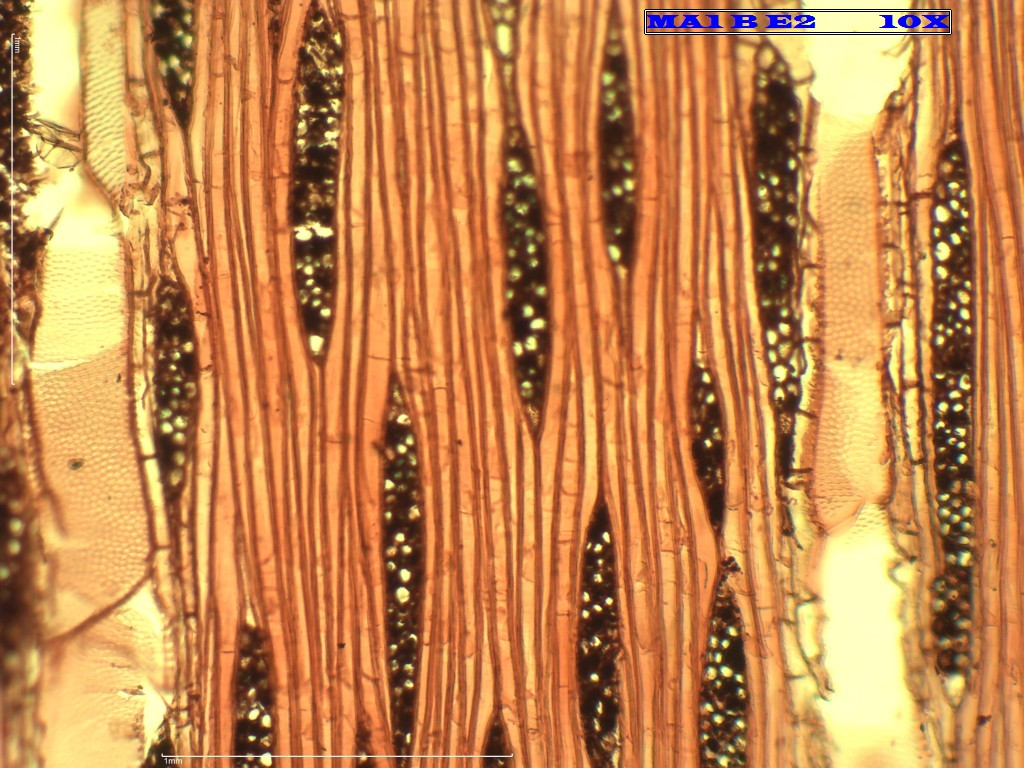
%> input picture Dados/Arvore1/01.jpg, 1024 x 768 px; its folder holds only this picture in this run
$ octave Ex1.m   (GNU Octave 9; MATLAB toolbox functions it lacks are replaced by stand-ins)
%> lines starting %> are read from the running program, lines starting %| are printed output that depends on the picture; in (x1, y1, x2, y2) boxes, pixels count from 0 and x2, y2 are one past the last pixel; in counts of white or black regions, pixels touching at a corner belong together; the program's own positions count from 1
clear all
close all
clc

%%%%%%%%%%%%%%%%%%%%%%%%%%%%%%%%%%%%%%%%%%%%%%%%%%%
%%%%%%% AUTOR: RAYNER HAROLD MONTES CONDORI %%%%%%%
%%%%%%%%%%%%%%%%%%%%%%%%%%%%%%%%%%%%%%%%%%%%%%%%%%%

addpath('.', filesep', 'Filters')
addpath('.', filesep', 'LocalHistograms')
directory_path = ['..', filesep, 'Dados', filesep, 'Arvore1', filesep];
img_ext = 'jpg';
img_names = dir( [directory_path, '*.', img_ext] );
img_names = sort({img_names.name});

%% Step 1: Reading and displaying image

%%%%%%%%%%%%%%% To Edit %%%%%%%%%%%%%%%%
chosen_img = 1; % Number from 1 to 15
%%%%%%%%%%%%%%%%%%%%%%%%%%%%%%%%%%%%%%%%
img_path = [directory_path, img_names{chosen_img} ];

gray_img = rgb2gray( imread(img_path) );
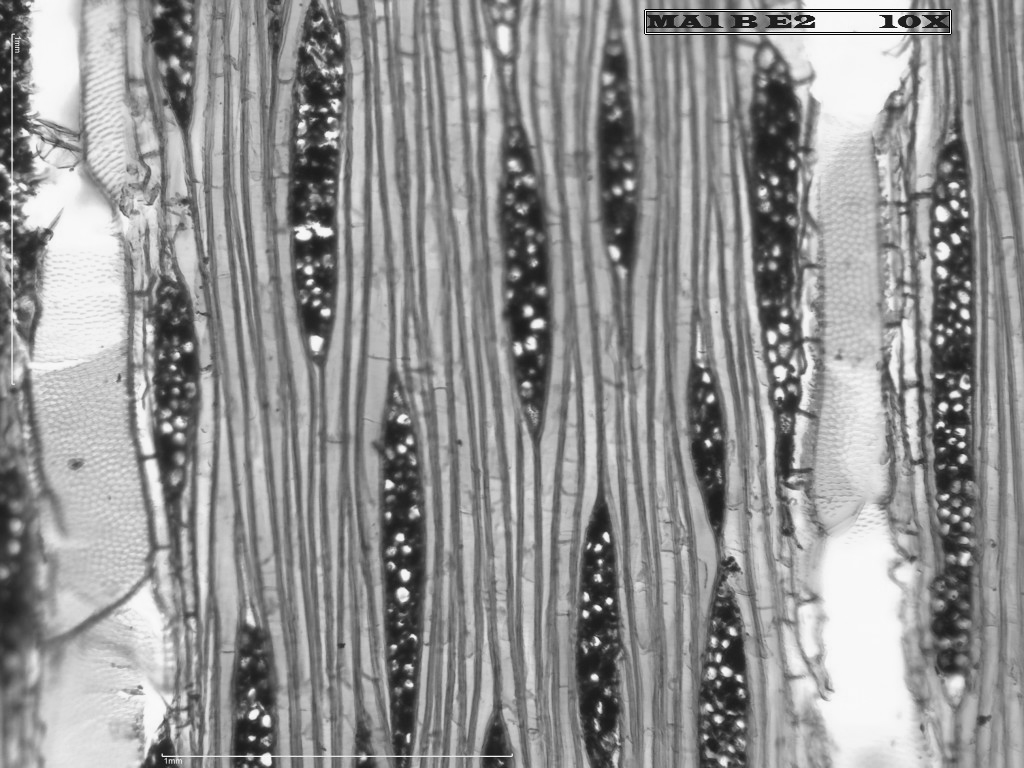
%> gray_img: size 768x1024 uint8; min 1, max 255, mean 146.2
gray_img = im2double(gray_img);
%> gray_img: size 768x1024 double
figure, imshow(gray_img)

%% Step 2: Histogram analysis
[a, x] = imhist(im2double(gray_img), 256 ) ;
%> a = 256 values, max 13140 at index 249, min 0 at index 1, mean 3072; x = 256 values from 0 to 1
figure, stem(x,a, 'LineWidth', 2)
set(gca, 'Fontsize', 22);
grid on
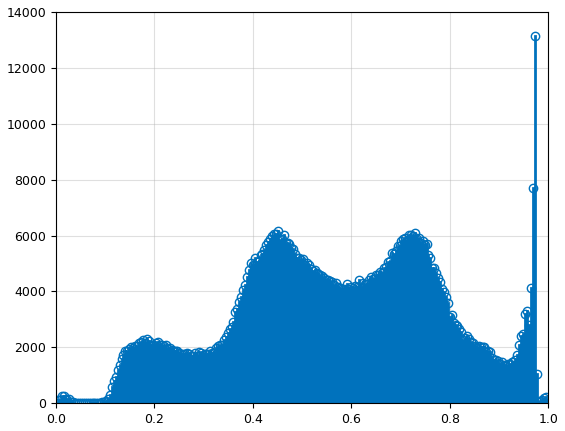
%> figure redrawn from the program's plot data; highest point at x = 0.973, y = 13140

%% Step 3: Thresholding
level = 0.3;
% level = graythresh(gray_img);
disp(level)
bw_img = gray_img > level;
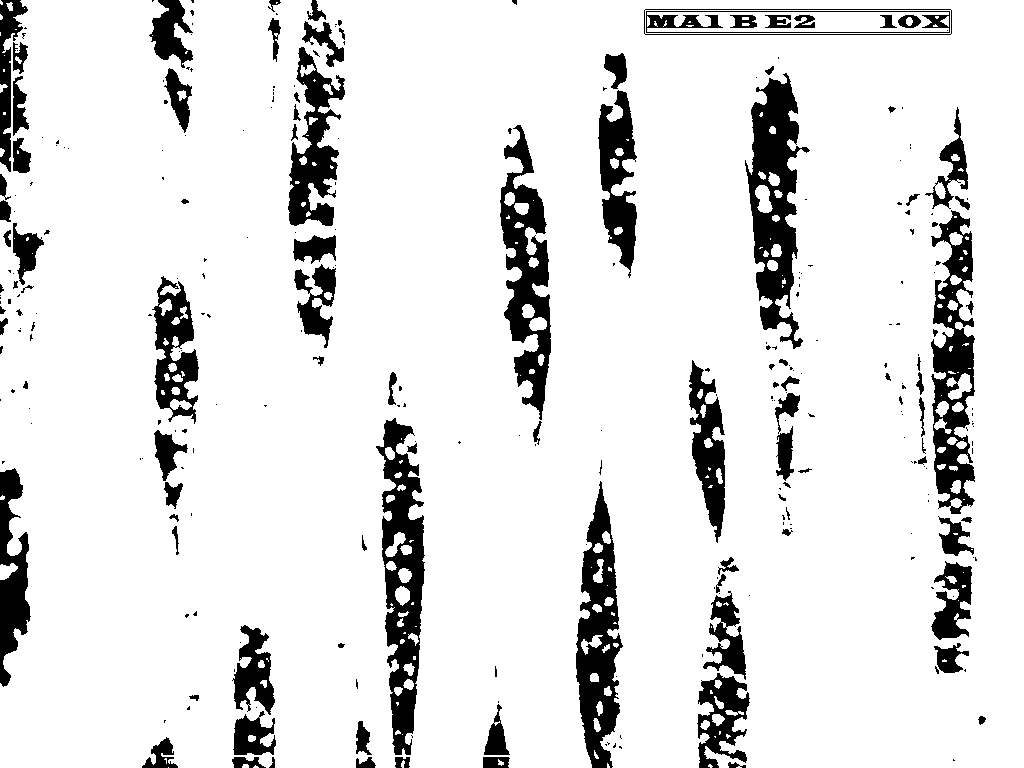
%> bw_img: size 768x1024 logical; 88.5% white; 296 black regions (193 under 20 px), largest, box (x1, y1, x2, y2) and area: (745, 73, 810, 349) 8320, (376, 418, 425, 755) 8189, (576, 481, 623, 768) 7172
figure, imshow(bw_img)

$ run again, on Dados/Arvore1/02.jpg
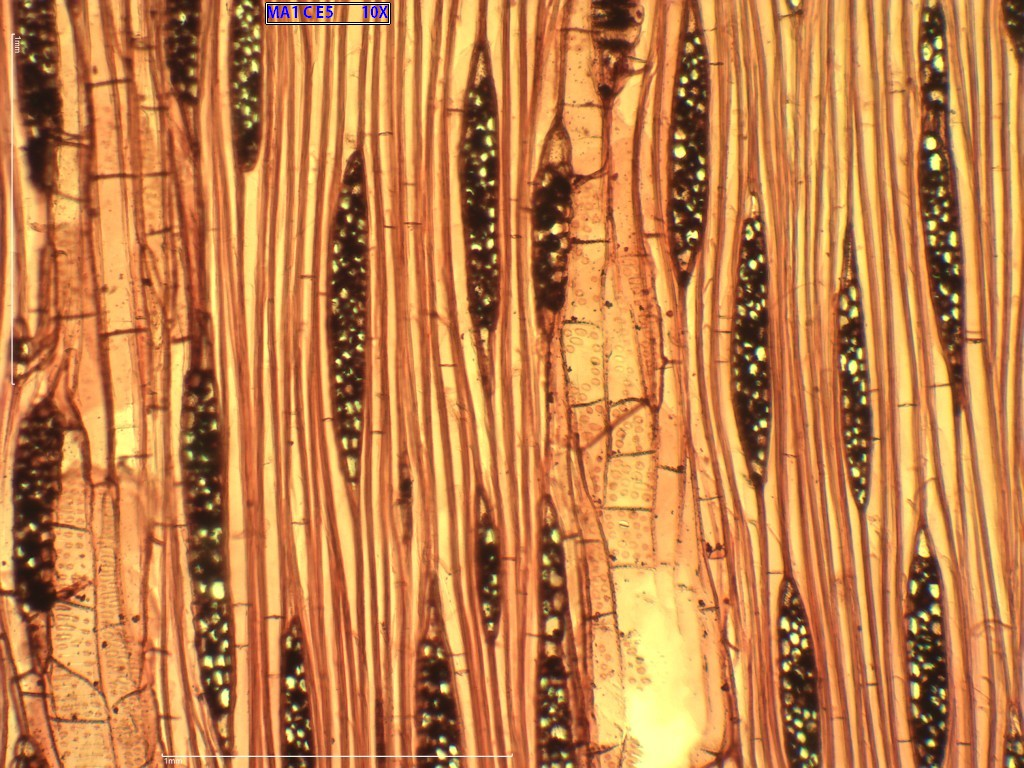
%> input picture Dados/Arvore1/02.jpg, 1024 x 768 px
%> `gray_img = rgb2gray( imread(img_path) );`:
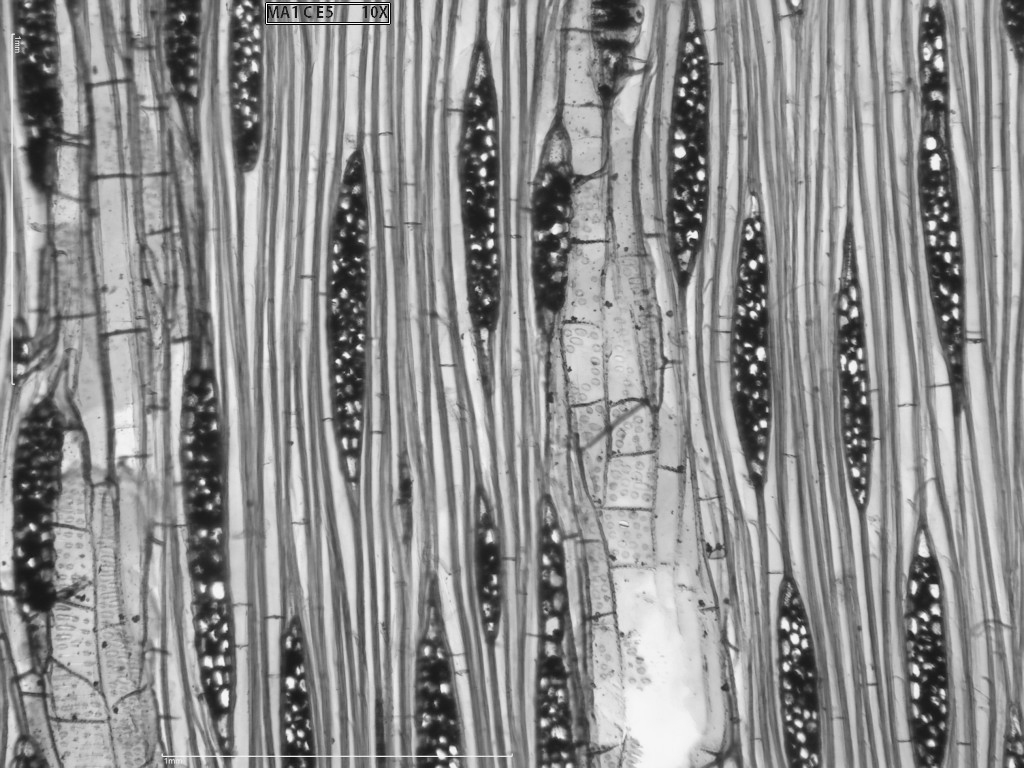
%> gray_img: size 768x1024 uint8; min 1, max 254, mean 141.9
%> a = 256 values, max 5962 at index 116, min 0 at index 1, mean 3072; x = 256 values from 0 to 1
%> `bw_img = gray_img > level;`:
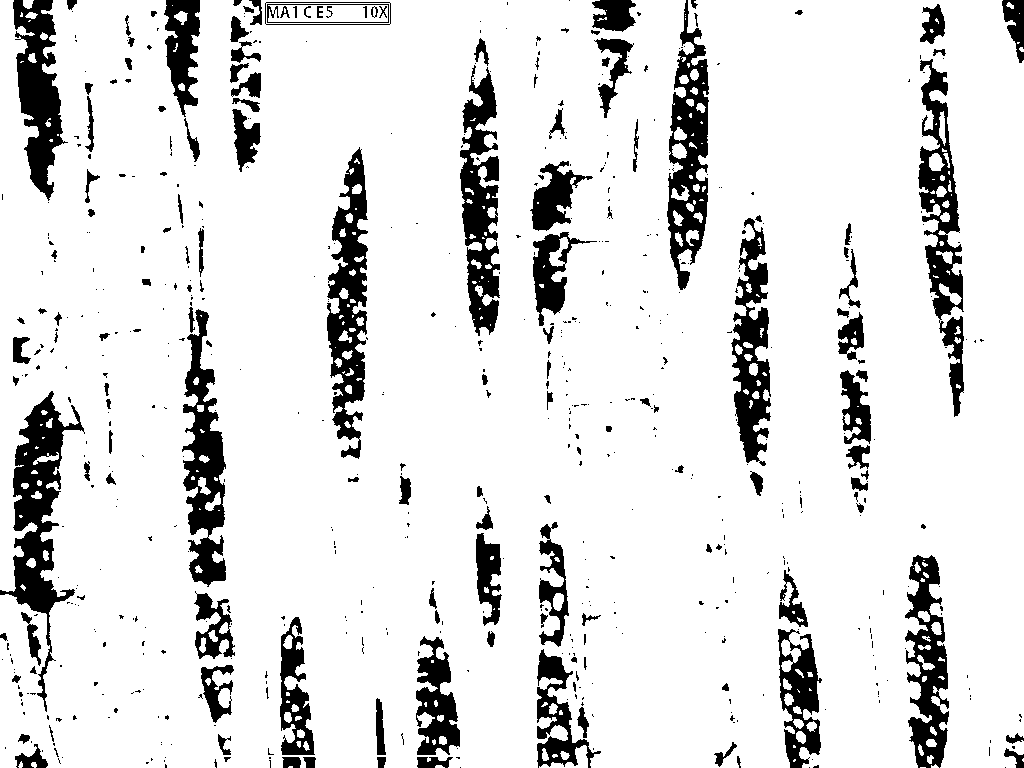
%> bw_img: size 768x1024 logical; 87.6% white; 626 black regions (471 under 20 px), largest, box (x1, y1, x2, y2) and area: (0, 391, 85, 712) 7614, (327, 147, 368, 459) 6633, (918, 59, 964, 417) 6160

$ run again, on Dados/Arvore1/03.jpg
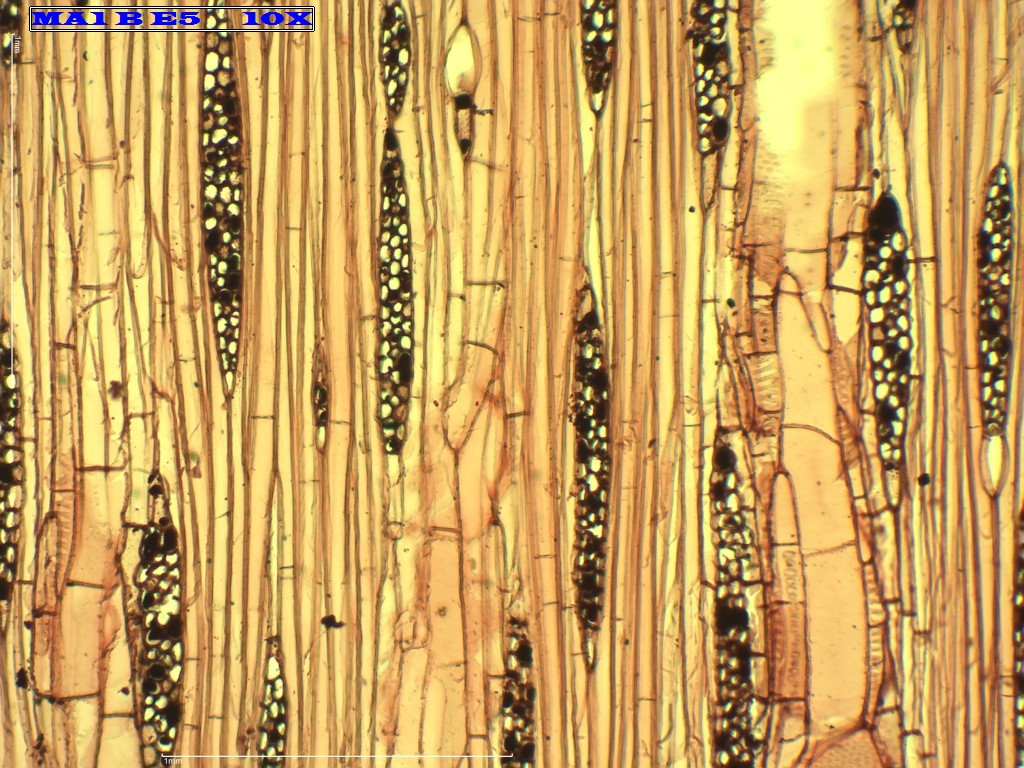
%> input picture Dados/Arvore1/03.jpg, 1024 x 768 px
%> `gray_img = rgb2gray( imread(img_path) );`:
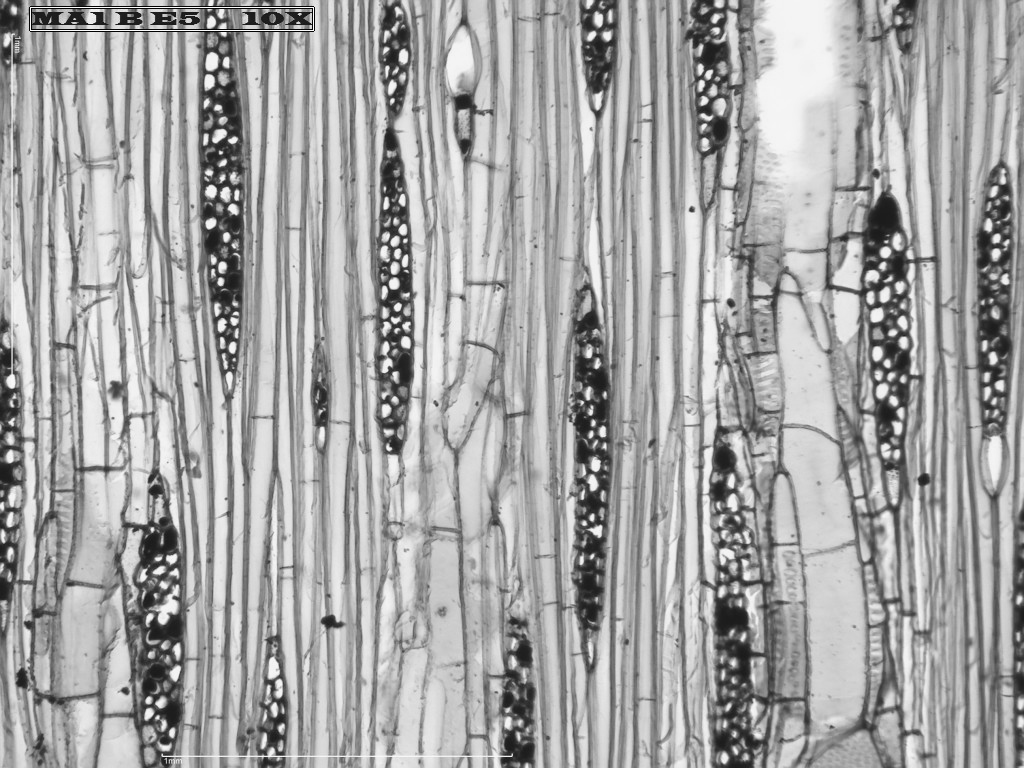
%> gray_img: size 768x1024 uint8; min 0, max 255, mean 164.7
%> a = 256 values, max 8236 at index 211, min 0 at index 15, mean 3072; x = 256 values from 0 to 1
%> `bw_img = gray_img > level;`:
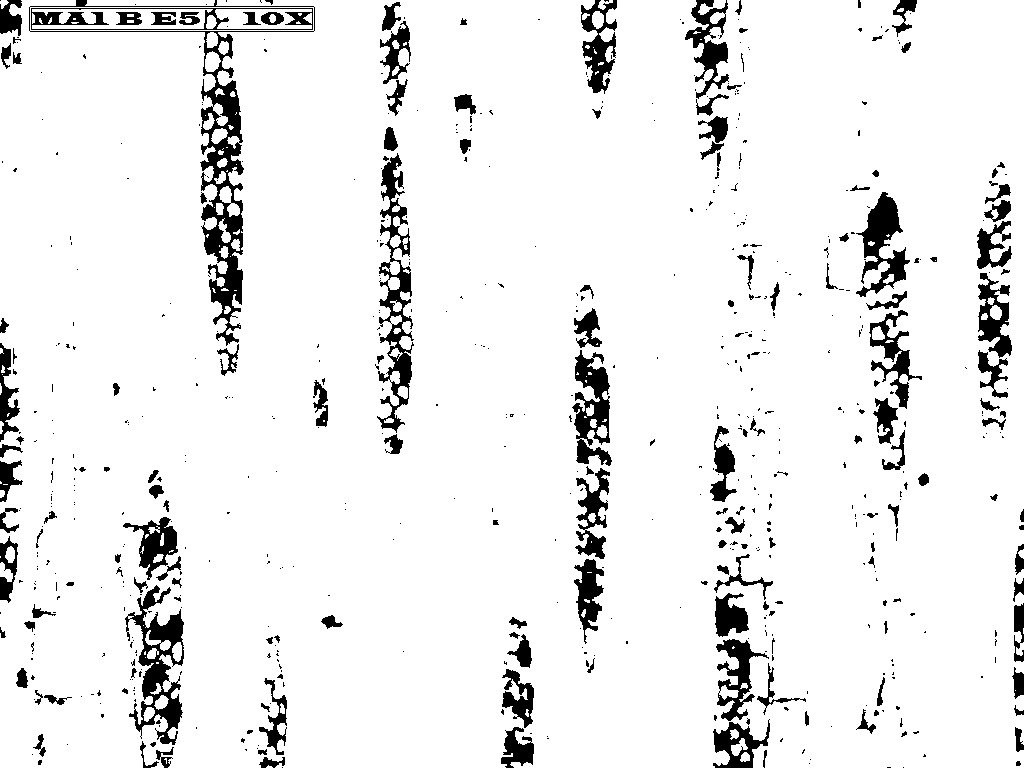
%> bw_img: size 768x1024 logical; 92.5% white; 636 black regions (469 under 20 px), largest, box (x1, y1, x2, y2) and area: (29, 0, 315, 346) 6652, (377, 153, 414, 433) 3604, (125, 585, 184, 745) 3555
